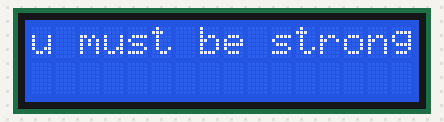
Recording of a sketch running on a simulated Arduino Uno, built with avr-gcc and run on an emulated ATmega328P. Shown: 16×2 character LCD.

Above: at 0.11 s.

The sketch:

LCD_2.ino
```cpp
/*
  *File        : LCD
  *Information : using LCD to shown the data on screen.
  *Autor       : Ahmed Mostafa El Gendy
  *Date        : 26 / 4 / 2023
*/
#include <LiquidCrystal.h>

const int rs = 12, en = 11, d4 = 5, d5 = 4, d6 = 3, d7 = 2;
LiquidCrystal lcd(rs, en, d4, d5, d6, d7);

void setup() {
  // put your setup code here, to run once:
lcd.begin(16,2);
lcd.print("u must be strong");
}

void loop() {
  // put your main code here, to run repeatedly:
lcd.display();
delay(100);
lcd.noDisplay();
delay(100);

}
```
